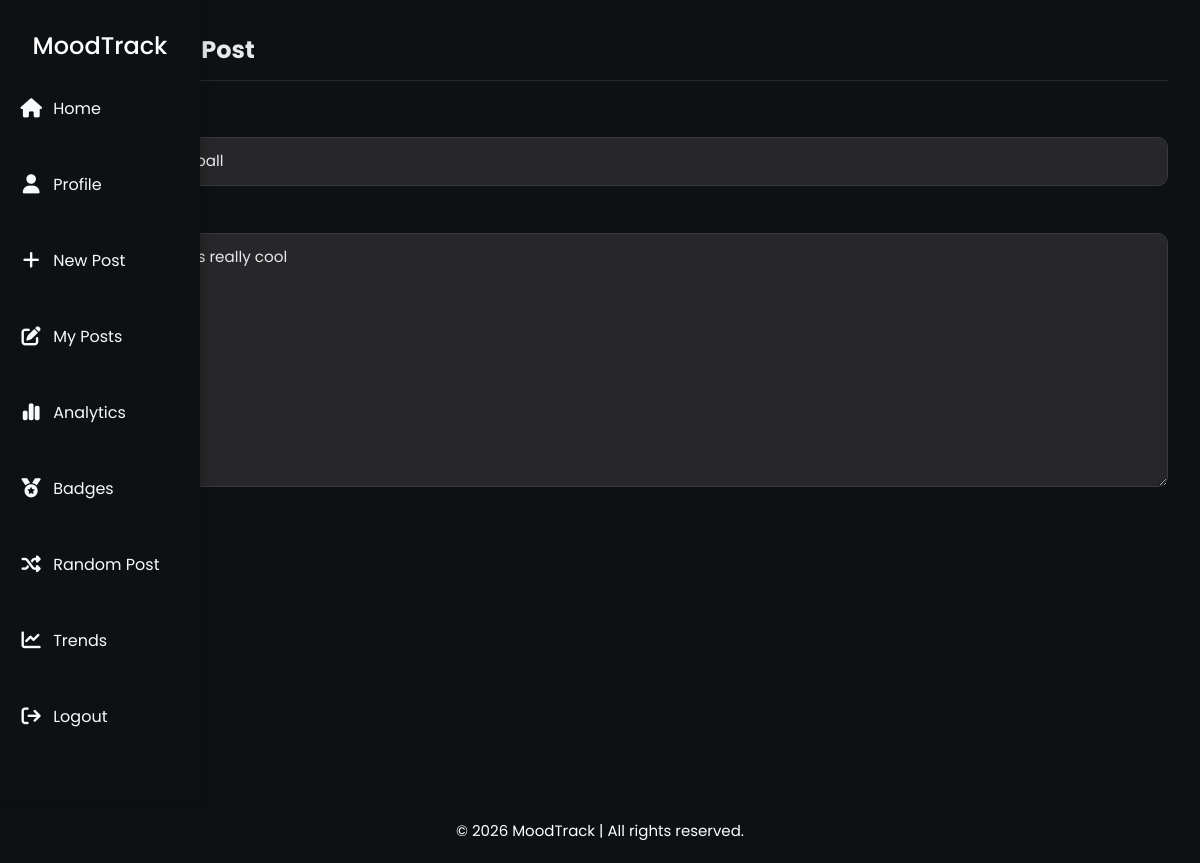
Page /post/1/update (signed in) on the earlier database version.
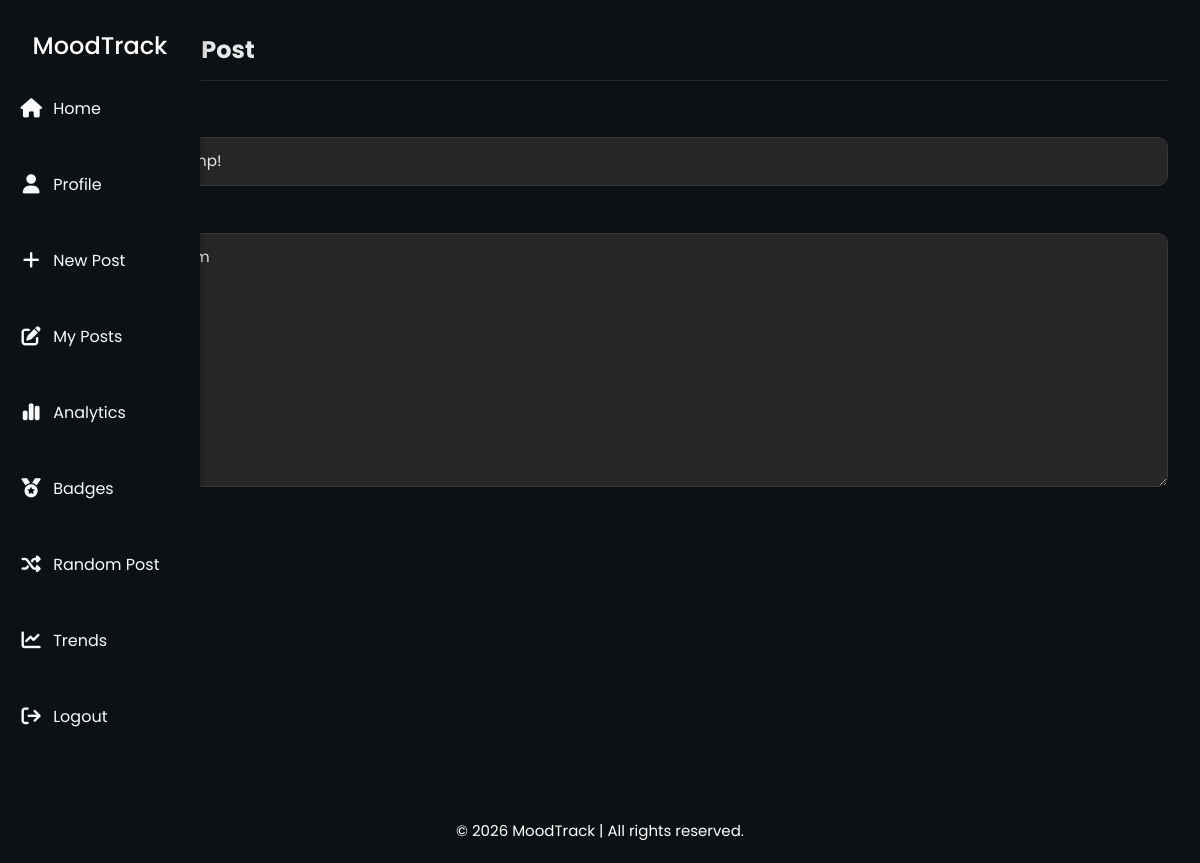
Same page on the later database version.
### moodtrack_app/models.py (models this page shows, shortened)
class Post(models.Model):
    title = models.CharField(max_length=200)
    content = models.TextField()
    author = models.ForeignKey(User, on_delete=models.CASCADE, related_name="posts")
    CATEGORY_CHOICES = [
        ('Political', 'Political'),
        ('Nature', 'Nature'),
        ('Sports', 'Sports'),
        ('Food', 'Food'),
    ]
    category = models.CharField(max_length=10, choices=CATEGORY_CHOICES, default='none')
    created_at = models.DateTimeField(auto_now_add=True)
    updated_at = models.DateTimeField(auto_now=True)
    trending_score = models.FloatField(default=0.0)
    views_count = models.PositiveIntegerField(default=0)
    class Meta:
        ordering = ['-created_at']

### moodtrack_app/views.py (the view, shortened to what this page needs)
# urls.py: path('post/<int:pk>/update', PostUpdateView.as_view(), name='post-update'),
class PostUpdateView(LoginRequiredMixin, UserPassesTestMixin, UpdateView):
    model = Post
    fields = ['title', 'content']
    def test_func(self):
        post = self.get_object()
        return self.request.user == post.author

### moodtrack_app/templates/moodtrack_app/post_form.html (shortened to what this page needs)
{% extends "moodtrack_app/base.html" %}
{% load crispy_forms_tags %}
{% load static %}
{% block content %}
<link rel="stylesheet" type="text/css" href="{% static 'moodtrack_app/post_form.css' %}">
     <div class="content-section">
        <form method="POST">
            <fieldset class="form-group">
                <legend class="border-bottom mb-4">Create Post</legend>
                {{ form|crispy }}
            </fieldset>
            <div class="form-group">
                <button class="btn btn-outline-info" type="submit">Post</button>
            </div>
        </form>
     </div>
{% endblock content %}

Differences in the rows shown:
changed Post: title "I like football" → "Fuck Trump!"; content "Football is really cool" → "fuck himm"
